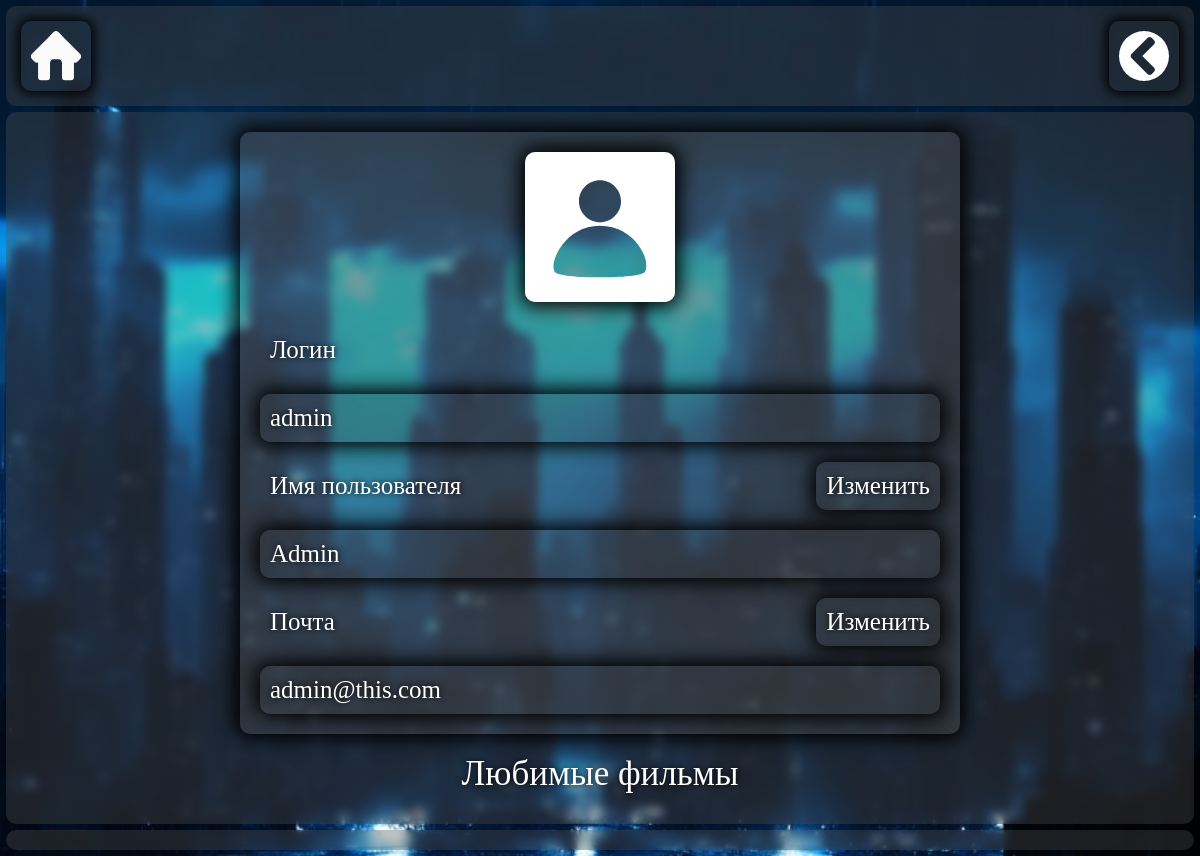
Screenshot of /profile/ (signed in) with the database file from the repository.
### core/models.py (models this page shows)
class User(AbstractUser):
    avatar=models.ImageField(upload_to='core/avatars/',null=True,blank=True)
    favorite_films=models.ManyToManyField('app.Movie')

### app/views.py (the view)
# urls.py: path('profile/',profile,name='profile'),
def profile(request):
	if(not(request.user.is_authenticated)):
		return(redirect('home'))
	return(render(request,'app/profile/profile.html'))

### app/templates/app/profile/profile.html (shortened to what this page needs)
{% extends 'core/base.html' %}
{% load static %}
{% block content %}
<link rel="stylesheet" href="{% static 'core/css/profile.css' %}">
<div class="profile_content">
	<div class="profile_avatarDiv">
		{% if request.user.avatar.url != '' %}
			<img class="profile_avatar" src="{{request.user.avatar.url}}">
		{% else %}
			<img class="profile_avatar" src="{% static 'core/img/defaultavatar.svg' %}">
		{% endif %}
	</div>
	<div class="profile_textTitle">
		<p class="profile_text">Логин</p>
	</div>
	<p class="profile_username">{{request.user.username}}</p>
	<div class="profile_textTitle">
		<p class="profile_text">Имя пользователя</p>
		<a class="profile_change" href="{% url 'profileedit' %}">Изменить</a>
	</div>
	<p class="profile_username">{{request.user.first_name}}</p>
	<div class="profile_textTitle">
		<p class="profile_text">Почта</p>
		<a class="profile_change" href="{% url 'profileedit' %}">Изменить</a>
	</div>
	<p class="profile_email">{{request.user.email}}</p>
</div>
<p class="profile_title">Любимые фильмы</p>
{% endblock %}

### core/static/core/css/main.css (style rules this page uses)
html,body { width: 100%; height: 100%; margin: 0; background-color: #000; }

### core/static/core/css/profile.css (style rules this page uses)
.profile_content { width: 700px; padding: 10px; border-radius: 10px; background-color: #5555; box-shadow: 0 0 20px 5px #000; margin: 10px auto; z-index: 2; }
.profile_avatar { margin: 10px 275px; width: 150px; height: 150px; border-radius: 10px; box-shadow: 0 0 20px 5px #000; }
.profile_username { font-size: 25px; color: #fff; padding: 10px; margin: 10px; text-shadow: 0 0 6px #000; box-shadow: 0 0 20px 5px #000; background-color: #3333; border-radius: 10px; }
.profile_email { font-size: 25px; color: #fff; padding: 10px; margin: 10px; text-shadow: 0 0 6px #000; box-shadow: 0 0 20px 5px #000; background-color: #3333; border-radius: 10px; }
.profile_textTitle { display: flex; justify-content: space-between; }
.profile_text,.profile_change { font-size: 25px; color: #fff; padding: 10px; margin: 10px; text-shadow: 0 0 6px #000; border-radius: 10px; }
.profile_change { border-radius: 10px; background-color: #3333; box-shadow: 0 0 20px 5px #000; user-select: none; cursor: pointer; transition: all 0.3s; text-decoration: none; }
.profile_title { font-size: 35px; text-align: center; color: #fff; padding: 10px; margin: 10px; text-shadow: 0 0 6px #000; border-radius: 10px; }
.profile_avatarDiv { position: relative; }

### rows the page displays
User: user.username "admin", user.first_name "Admin", user.email "admin@this.com"
